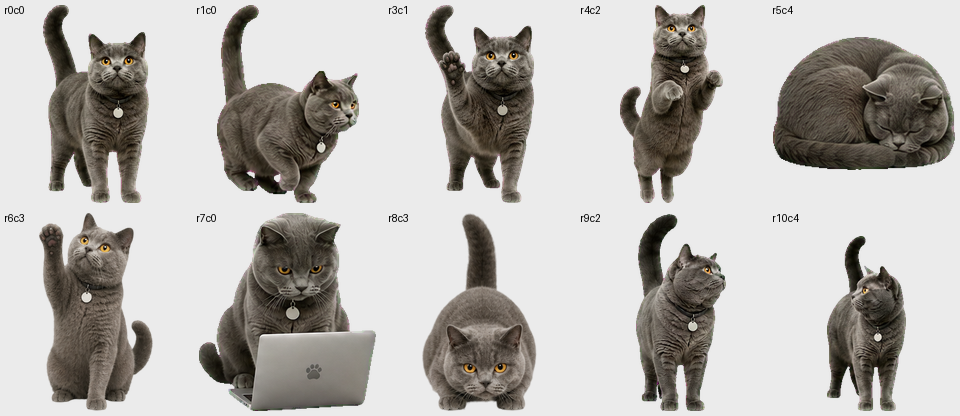
#> input picture 20260903/codex-v26.9.3/pet-runs/maoqiu-v2/qa/tag-samples.png, 960 x 416 px, given in place of spritesheet.webp, which was not available
$ python inspect_badges.py
#> lines starting #> are read from the running program, lines starting #| are printed output that depends on the picture; pictures that were not available may be replaced by others from this repository, and a replacement may not be noted
from pathlib import Path

from PIL import Image

ATLAS = Path(r"C:\Users\caixi\.Codex\pets\maoqiu\spritesheet.webp")
OUTPUT = Path(r"C:\Users\caixi\.Codex\pet-runs\maoqiu-v2\qa\badge-name-inspection.png")
CELL_WIDTH = 192
CELL_HEIGHT = 208


def main() -> None:
    atlas = Image.open(ATLAS).convert("RGBA")
    canvas = Image.new("RGBA", (CELL_WIDTH * 6, CELL_HEIGHT * 4), (44, 48, 54, 255))
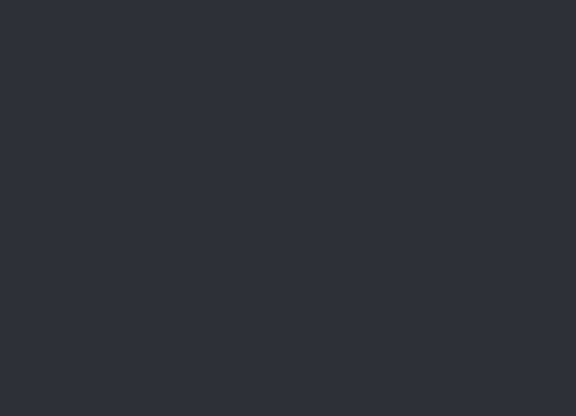
#> canvas: PIL image 1152x832 RGBA (shown at 1/2 size); mean R, G, B, A 44, 48, 54, 255
    samples = ((0, 0), (0, 3), (4, 0), (9, 0), (10, 4), (10, 7))

    for index, (row, column) in enumerate(samples):
        cell = atlas.crop((column * CELL_WIDTH, row * CELL_HEIGHT, (column + 1) * CELL_WIDTH, (row + 1) * CELL_HEIGHT))
        enlarged = cell.resize((CELL_WIDTH * 2, CELL_HEIGHT * 2), Image.Resampling.NEAREST)
        x = (index % 3) * CELL_WIDTH * 2
        y = (index // 3) * CELL_HEIGHT * 2
        canvas.alpha_composite(enlarged, (x, y))
#> this loop made 6 passes
#> pass 1, in main, `cell = atlas.crop((column * CELL_WIDTH, row * CELL_HEIGHT, (column + 1..`:
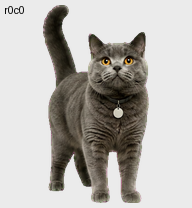
#> cell: PIL image 192x208 RGBA; mean R, G, B, A 185.3, 182.5, 178.5, 255
#> pass 1, in main, `enlarged = cell.resize((CELL_WIDTH * 2, CELL_HEIGHT * 2), Image.Resamp..`:
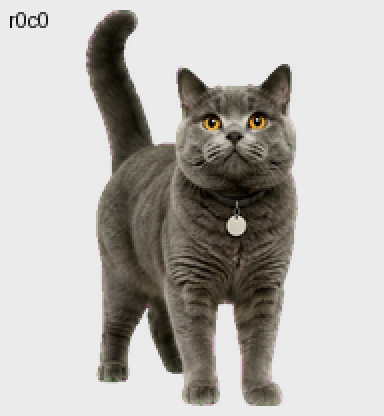
#> enlarged: PIL image 384x416 RGBA; mean R, G, B, A 185.3, 182.5, 178.5, 255
#> pass 2, in main, `cell = atlas.crop((column * CELL_WIDTH, row * CELL_HEIGHT, (column + 1..`:
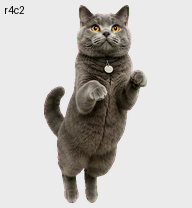
#> cell: PIL image 192x208 RGBA; mean R, G, B, A 195.8, 193.1, 189.6, 255
#> pass 2, in main, `enlarged = cell.resize((CELL_WIDTH * 2, CELL_HEIGHT * 2), Image.Resamp..`:
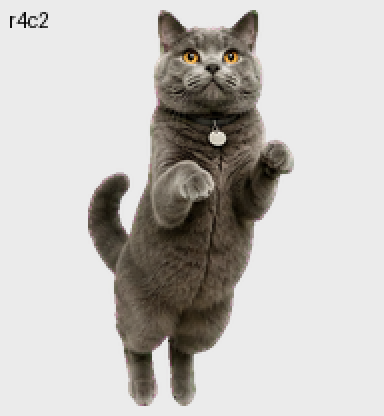
#> enlarged: PIL image 384x416 RGBA; mean R, G, B, A 195.8, 193.1, 189.6, 255
#> after the loop:
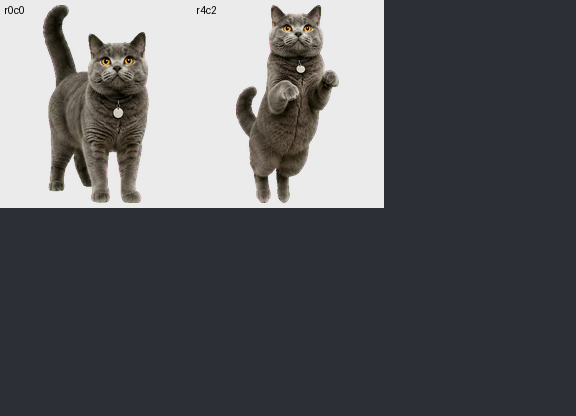
#> canvas: PIL image 1152x832 RGBA (shown at 1/2 size); mean R, G, B, A 92.8, 94.6, 97.3, 255
#> after the loop: enlarged: PIL image 384x416 RGBA; every value is 0

    canvas.save(OUTPUT)


if __name__ == "__main__":
    main()
